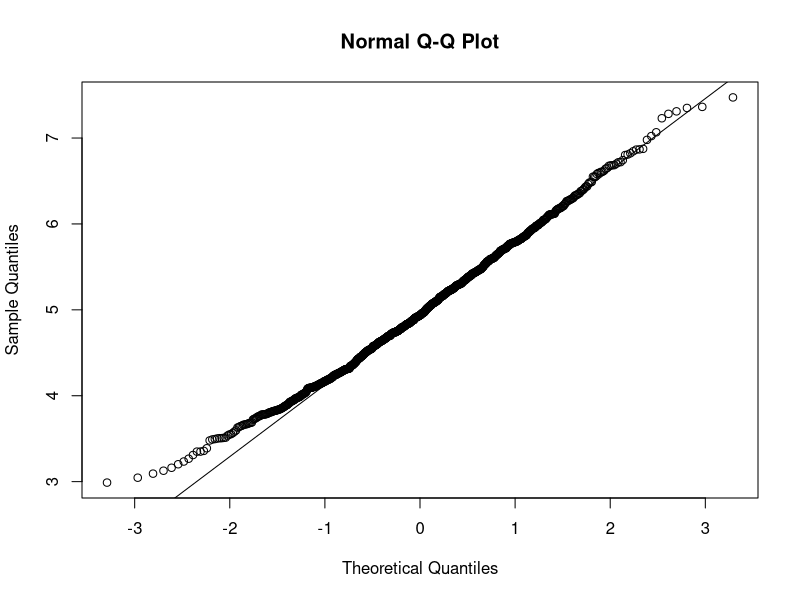
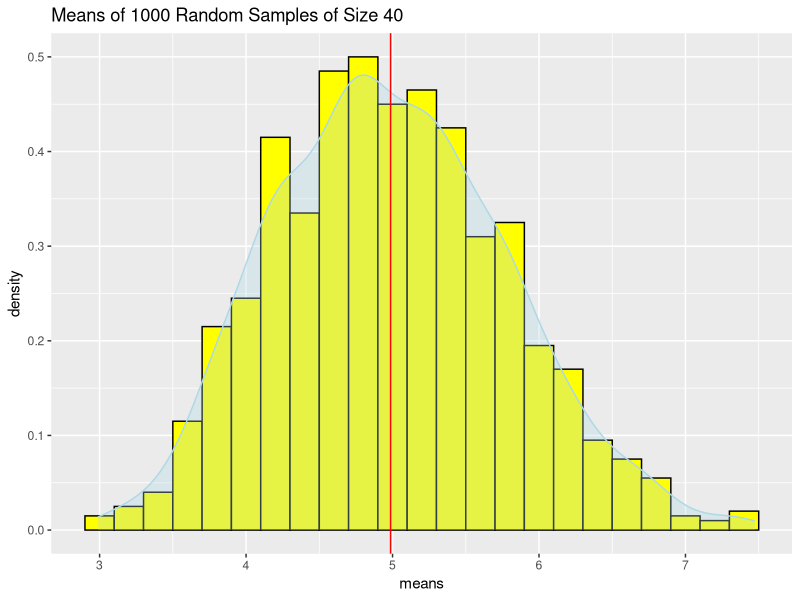

Reproduce these figures in R, in order.
## ---- chunk 1
knitr::opts_chunk$set(echo = TRUE)
## ---- chunk 2
#Load packages
library(dplyr, warn.conflicts = F)
library(ggplot2)

#Exponential function parameters
lambda <- 0.2
n <- 40
n_sim <- 1000
## ---- chunk 3

#set the seed
set.seed(3)

#Create a 1000x40 matrix containing the results of the simulation
sim_dist <- matrix(data=rexp(n * n_sim, lambda), nrow=n_sim)
means <- rowMeans(sim_dist)
## ---- chunk 4
sample_mean <- mean(means)
theoretical_mean <- 1 / lambda
sample_mean
theoretical_mean
sample_mean - theoretical_mean
## ---- chunk 5
sample_variance <- var(means)
theoretical_variance <- (((1 / lambda)^2) / 40)
sample_variance
theoretical_variance
sample_variance - theoretical_variance
## ---- chunk 6
qqnorm(means, main = "Normal Q-Q Plot")
qqline(means)
## ---- chunk 7
g <- ggplot(data.frame(means), aes(x=means))
g <- g + geom_histogram(aes(y=..density..), binwidth = lambda, colour = "black", fill = "yellow")
g <- g + geom_density(colour="lightblue", fill="lightblue", alpha = .3)
g <- g + geom_vline(aes(xintercept = sample_mean), size = .5, colour = "red")
g <- g + ggtitle("Means of 1000 Random Samples of Size 40")
g
